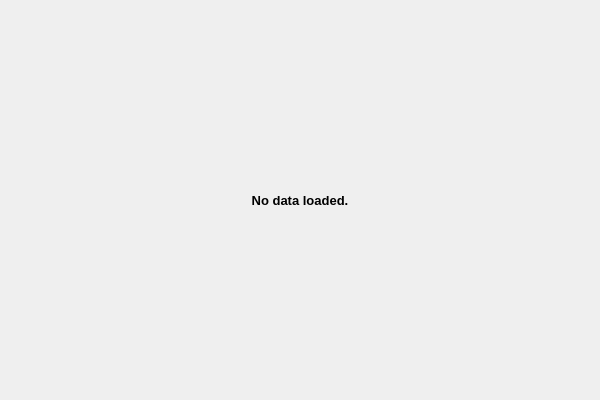
<?xml version="1.0" encoding="UTF-8"?>
<ui version="4.0">
 <class>ItemWidgetClass</class>
 <widget class="QWidget" name="ItemWidgetClass">
  <property name="geometry">
   <rect>
    <x>0</x>
    <y>0</y>
    <width>600</width>
    <height>400</height>
   </rect>
  </property>
  <property name="windowTitle">
   <string>ItemWidget</string>
  </property>
  <layout class="QVBoxLayout" name="verticalLayout_3">
   <property name="leftMargin">
    <number>0</number>
   </property>
   <property name="topMargin">
    <number>0</number>
   </property>
   <property name="rightMargin">
    <number>0</number>
   </property>
   <property name="bottomMargin">
    <number>0</number>
   </property>
   <item>
    <widget class="QStackedWidget" name="stackedWidget">
     <widget class="QWidget" name="page">
      <layout class="QVBoxLayout" name="verticalLayout_2">
       <property name="leftMargin">
        <number>0</number>
       </property>
       <property name="topMargin">
        <number>0</number>
       </property>
       <property name="rightMargin">
        <number>0</number>
       </property>
       <property name="bottomMargin">
        <number>0</number>
       </property>
       <item>
        <widget class="QLabel" name="label">
         <property name="font">
          <font>
           <pointsize>10</pointsize>
           <bold>true</bold>
          </font>
         </property>
         <property name="text">
          <string>No data loaded.</string>
         </property>
         <property name="alignment">
          <set>Qt::AlignmentFlag::AlignCenter</set>
         </property>
        </widget>
       </item>
      </layout>
     </widget>
     <widget class="QWidget" name="page_2">
      <layout class="QVBoxLayout" name="verticalLayout">
       <property name="leftMargin">
        <number>0</number>
       </property>
       <property name="topMargin">
        <number>0</number>
       </property>
       <property name="rightMargin">
        <number>0</number>
       </property>
       <property name="bottomMargin">
        <number>0</number>
       </property>
       <item>
        <widget class="QScrollArea" name="scrollArea">
         <property name="widgetResizable">
          <bool>true</bool>
         </property>
         <widget class="QWidget" name="scrollAreaWidgetContents">
          <property name="geometry">
           <rect>
            <x>0</x>
            <y>0</y>
            <width>598</width>
            <height>398</height>
           </rect>
          </property>
          <layout class="QVBoxLayout" name="itemLayout">
           <property name="leftMargin">
            <number>6</number>
           </property>
           <property name="topMargin">
            <number>6</number>
           </property>
           <property name="rightMargin">
            <number>6</number>
           </property>
           <property name="bottomMargin">
            <number>6</number>
           </property>
          </layout>
         </widget>
        </widget>
       </item>
      </layout>
     </widget>
    </widget>
   </item>
  </layout>
 </widget>
 <layoutdefault spacing="6" margin="11"/>
 <resources/>
 <connections/>
</ui>
